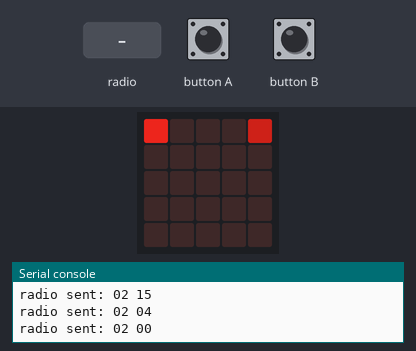
A program run on a simulated BBC micro:bit running MicroPython. Parts: the board's 5×5 LED display, the last lines printed to the serial console. The inputs (shaded band) are chosen by the test bench. Dim RGB values are drawn brighter than linear; random numbers come from a fixed seed; no radio messages arrive unless stated (any console line starting 'radio sent:' is added by the test bench).

Above: at 1.4 s.
1.5 s: button A pressed for 0.15 s
At 2.08 s:
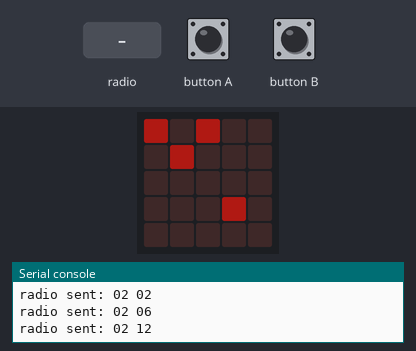
2.2 s: button B pressed for 0.15 s
At 2.87 s:
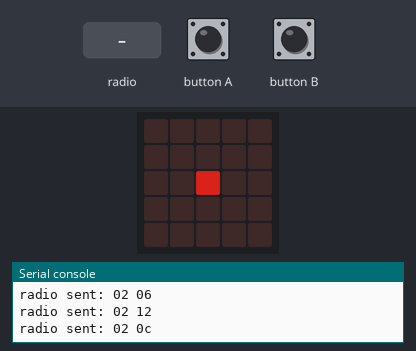
2.9 s: radio message "0" arrives
At 4.4 s:
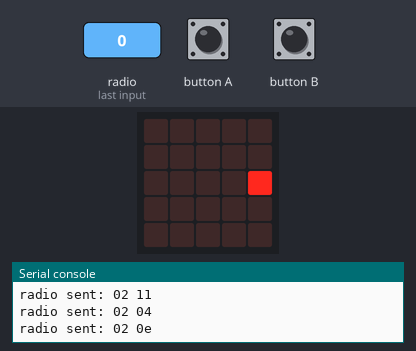
4.8 s: button A pressed for 1 s
At 5.4 s:
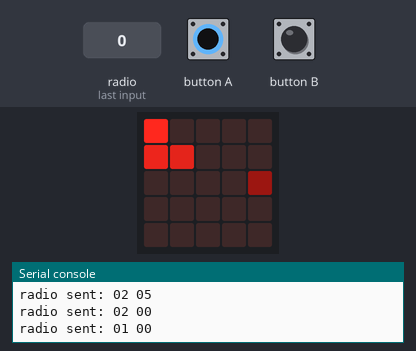
6.4 s: button B pressed for 1 s
At 7.09 s:
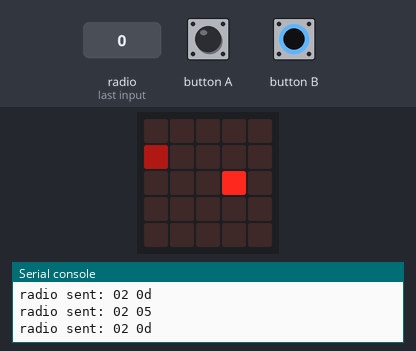
8.0 s: radio message "1" arrives
At 9.39 s:
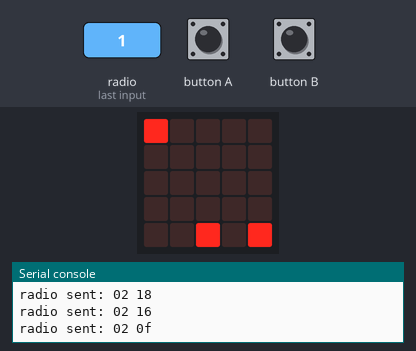

The program:

fireflies_sync_display.py
```python
#
# Fireflies
#
# TheVaporTrail.com
# github.com/TheVaporTrail
#
from microbit import display, Image, button_a, button_b, sleep, running_time
import random
import radio

FF_CNT = 25

BLINK_INTERVAL = 5000
BLINK_ON_TIME = 200
BLINK_FADE_STEP = 50

MAX_BRIGHT = 9

TIMER_NUDGE = 0.02
RESTART_COUNT = 60 # About 5 minutes
RADIO_NOTIFY_COUNT = 5

BLINK_ON_MAX = (BLINK_ON_TIME + MAX_BRIGHT * BLINK_FADE_STEP)

# Radio "protocol"
RP_HELLO   = 0
RP_RANDOM  = 1
RP_BLINK   = 2
RP_ALLON   = 3

# Firefly parameters
FF_TS         = 0
FF_BLINK_TMR  = 1
FF_LIGHT_TMR  = 2

gFireflies = [[0, 0, 0] for f in range(FF_CNT)]
gBrightness = bytearray(25)
gImage = Image(5, 5)
gCycleCount = 0

def ffRandomize():
    global gImage
    global gFireflies
    global gBrightness
    global gCycleCount
    gCycleCount = 0
    for k in range(FF_CNT):
        ff = gFireflies[k]
        ff[FF_BLINK_TMR]  = random.randint(0, BLINK_INTERVAL)
        ff[FF_LIGHT_TMR]  = BLINK_ON_MAX
        gBrightness[k] = 0
        gImage.set_pixel(k % 5, k // 5, 0)

def ffCalcBrightness(tmr):
    brightness = 0
    if tmr <= 0:
        brightness = 0
    elif tmr < BLINK_ON_TIME:
        brightness = MAX_BRIGHT
    elif tmr < BLINK_ON_TIME + MAX_BRIGHT * BLINK_FADE_STEP:
        brightness = MAX_BRIGHT - int((tmr - BLINK_ON_TIME) / BLINK_FADE_STEP)
        if (brightness < 0):
            brightness = 0
        elif (brightness >= MAX_BRIGHT):
            brightness = MAX_BRIGHT
    return brightness

def ffNudge(k):
    global gFireflies
    ff = gFireflies[k]
    if ff[FF_BLINK_TMR] > 0:
        timeToGo = BLINK_INTERVAL - ff[FF_BLINK_TMR]
        if timeToGo < 0:
            timeToGo = 0
        ff[FF_BLINK_TMR] -= int(timeToGo * TIMER_NUDGE)
        if ff[FF_BLINK_TMR] < 0:
            ff[FF_BLINK_TMR] = 0

def ffFlashed(f):
    ffNudge((f - 5) % FF_CNT)
    ffNudge((f - 1) % FF_CNT)
    ffNudge((f + 5) % FF_CNT)
    ffNudge((f + 1) % FF_CNT)

def ffAllOn():
    display.show(Image.SQUARE)
    sleep(1000)
    display.show(gImage)

def ffSend(cmd, param = 0):
    radio.send_bytes(bytearray([cmd, param]))

for f in range(FF_CNT):
    gFireflies[f][FF_TS] = running_time()
ffRandomize()

f = 0
pushUpdate = False
counter = 0
increment = 4
notifyCount = 0

radio.on()
radio.config(address = 0x46466c79)  # FFly
radio.config(length = 3)
radio.config(queue = 8)

ffSend(RP_HELLO)
display.show(Image.DIAMOND_SMALL)
sleep(250)

while True:
    counter = (counter + 1) % FF_CNT
    if counter == 0:
        notifyCount = 0

    if gCycleCount >= RESTART_COUNT:
        ffRandomize()
        ffSend(RP_RANDOM)
        display.show(Image.SQUARE_SMALL)
        sleep(250)

    if increment == 0:
        f = random.randint(0, FF_CNT - 1)
    else:
        f = (f + increment) % FF_CNT

    ff = gFireflies[f]

    update = False

    elapsedTime = running_time() - ff[FF_TS]
    if elapsedTime < 0:
        elapsedTime = 0
    ff[FF_TS] = running_time()

    ff[FF_BLINK_TMR] -= elapsedTime

    if ff[FF_BLINK_TMR] <= 0:
        while ff[FF_BLINK_TMR] <= 0:
            ff[FF_BLINK_TMR] += BLINK_INTERVAL

        if gBrightness[f] == 0:
            ff[FF_LIGHT_TMR] = 0
            gBrightness[f] = MAX_BRIGHT
            update = True

        ffFlashed(f)

        if notifyCount < RADIO_NOTIFY_COUNT:
            ffSend(RP_BLINK, f)
            notifyCount += 1

        if f == 0:
            gCycleCount += 1

    if ff[FF_LIGHT_TMR] < BLINK_ON_MAX:
        ff[FF_LIGHT_TMR] += elapsedTime
        br = ffCalcBrightness(ff[FF_LIGHT_TMR])
        if gBrightness[f] != br:
            gBrightness[f] = br
            update = True

    if update:
        gImage.set_pixel(f % 5, f // 5, gBrightness[f])
        pushUpdate = True

    if pushUpdate and counter == 0:
        display.show(gImage)
        pushUpdate = False

    if button_a.was_pressed():
        ffRandomize()
        ffSend(RP_RANDOM)
        i = 10
        while (i > 0) and button_a.is_pressed():
            i -= 1
            sleep(100)
        if button_a.is_pressed():
            ffSend(RP_ALLON)
            ffAllOn()

    if button_b.was_pressed():
        ffRandomize()

    msg = radio.receive_bytes()
    if msg != None and len(msg) >= 2:
        cmd = msg[0]
        if (cmd == RP_RANDOM):
            ffRandomize()
        elif (cmd == RP_ALLON):
            ffAllOn()
        elif (cmd == RP_BLINK):
            param = msg[1]
            ffFlashed(param)
        elif (cmd == RP_HELLO):
            display.show(Image.DIAMOND_SMALL)
            sleep(250)
        #else:
            #print("Msg not handled:", msg)
            #print("Size:", len(msg))


    
```
